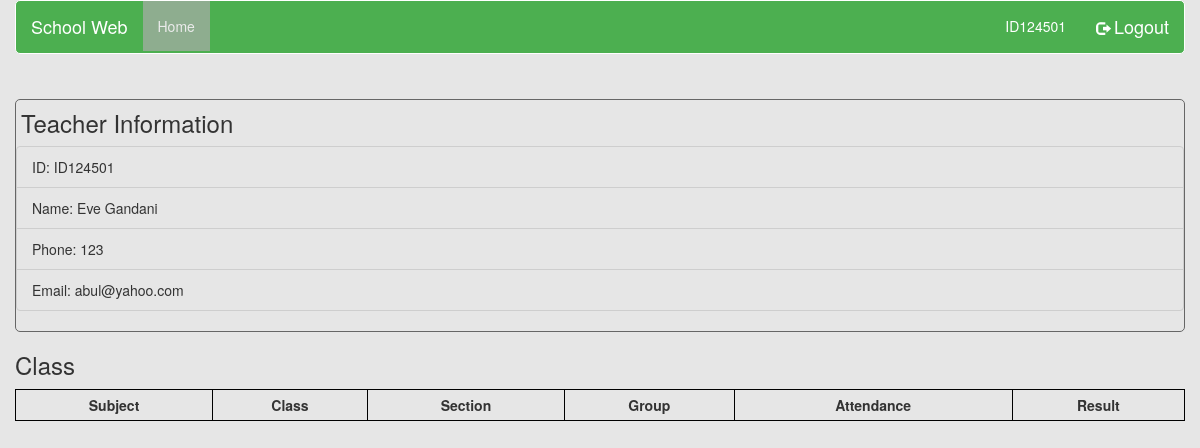
/teacher.php (signed in), run on the app's committed database.
### tables this page shows
CREATE TABLE `teachers` (
  `id` int(11) NOT NULL,
  `t_name` varchar(50) NOT NULL,
  `t_image` text NOT NULL,
  `t_email` varchar(100) NOT NULL,
  `t_phone` varchar(20) NOT NULL,
  `t_id` varchar(50) NOT NULL,
  `t_password` varchar(50) NOT NULL
);

### teacher.php (the view, shortened to what this page needs)
<?php
	require_once('dbconfig/config.php');
	$message="";
	$t_id = $_SESSION['teacher'];
?>
<!DOCTYPE html>
<html>
<head>
    <link rel="stylesheet" href="css/font-awesome.min.css" >
    <link rel="stylesheet" href="css/bootstrap.css" >
    <link rel="stylesheet" href="css/responsive.css">
    <link rel="stylesheet" href="css/style.css">
</head>
<body>
<div class="container-fluid">
	<nav class="navbar navbar-inverse">
		<div class="container-fluid">
			<div class="navbar-header">
			  <li class="navbar-brand" style="list-style:none">School Web</li>
			</div>
			<ul class="nav navbar-nav">
				<li class= "active"><a href="teacher.php">Home</a></li>
			</ul>
			<ul class="nav navbar-nav navbar-right">
				<li><a href="teacher.php"><?php echo $_SESSION['teacher']; ?></a></li>
				<li><a href="logout.php"><span class="glyphicon glyphicon-log-out"></span> <span style = "font-size:18px"> Logout<span> </a></li>
			</ul>
		</div>
	</nav>
</div>
<div class="container-fluid">
	<div class="row">
		<div class="col-md-12">
			<?php echo " <p class='p15s'>$message</p> "; $message = ""; ?>
		</div>
	</div>
</div>
<div class="container-fluid">
	<div class="row">
		<div class="col-md-12">
			<div class="teacherinfo">
				<h3>Teacher Information</h3>
				<ul class="list-group">
				<?php
					$query = "SELECT * FROM teachers WHERE t_id = '$t_id'";
					$query_run = mysqli_query($con,$query);
					if ($query_run) {
						$row = mysqli_fetch_array($query_run,MYSQLI_ASSOC);
						echo "<li class='list-group-item'>ID: <span>".$row['t_id']."</span></li>";
						echo "<li class='list-group-item'>Name: <span>".$row['t_name']."</span></li>";
						echo "<li class='list-group-item'>Phone: <span>".$row['t_phone']."</span></li>";
						echo "<li class='list-group-item'>Email: <span>".$row['t_email']."</span></li>";
					}
				?>
				</ul>
			</div>
		</div>
		<div class="col-md-12">
			<div class="taken-cls">
				<h3>Class</h3>
				<table style="width:100%">
						<tr>
							<th>Subject</th>
							<th>Class</th>
							<th>Section</th>
							<th>Group</th>
							<th colspan="2">Attendance</th>
							<th colspan="2">Result</th>
						</tr>
				</table>
			</div>
		</div>
	</div>
</div>
</body>
</html>

### css/style.css (style rules this page uses)
body { background-color:#e4e4e4e4; }
.navbar { margin-bottom:0px; border-radius:5px; }
.navbar-inverse { background-color: #4CAF50; border-color: #fff; }
.navbar-inverse .navbar-nav > .active > a, .navbar-inverse .navbar-nav > .active > a:focus, .navbar-inverse .navbar-nav > .active > a:hover { color: #EBEBEB; background-color: #aeaeaeae; }
.navbar-inverse .navbar-nav > li > a { color: #fff; }
.navbar-inverse .navbar-brand { color: #fff; }
.list-group-item { background:transparent; border: 1px solid #cecece; }
.p15s { padding:15px; color:#000; }
table { border-left: 1px solid black; border-right: 1px solid black; border-top: 1px solid black; }
th { border-bottom: 1px solid black; border-right: 1px solid black; text-align:center; }
.teacherinfo { border: 1px solid #666; border-radius: 5px; height:100%; margin-top:5px; }
.teacherinfo h3 { margin-top:5px; margin-bottom:5px; padding:5px; }
.taken-cls th { padding:5px; }
.teacherinfo .list-group .list-group-item { font-size:14px; }

### data on the page
teachers: t "ID124501", t_name "Eve Gandani", t_phone "123", t_email "abul@yahoo.com"

### other printed values
$_SESSION['teacher'] "ID124501"
